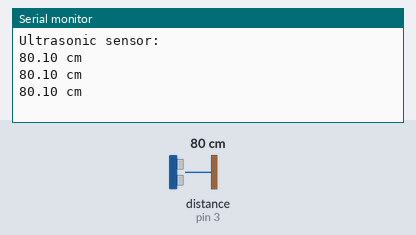
The sketch below on a simulated Arduino Uno, built with avr-gcc and run on an emulated ATmega328P. Parts: the last lines printed to the serial monitor. Wiring (inferred from the names in the program): ultrasonic range finder: trigger pin 2; echo pin 3. Inputs (shaded band) come from the test bench; at power-on: distance to the obstacle (sensor on pin 3) 80 cm. The echo pulse lasts 58.3 µs per cm.

Above: at 1.2 s.
1.3 s: distance to the obstacle (sensor on pin 3) set to 2 cm
At 1.88 s:
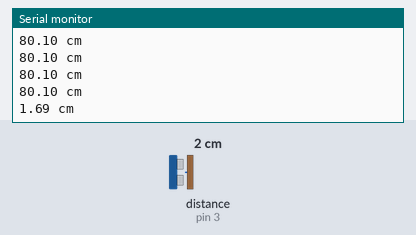
2.8 s: distance to the obstacle (sensor on pin 3) set to 4 cm
At 3.08 s:
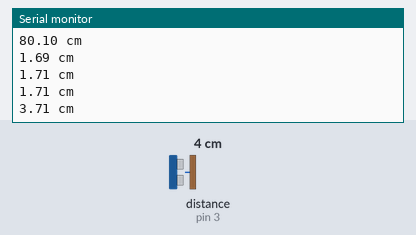
4.3 s: distance to the obstacle (sensor on pin 3) set to 120 cm
At 4.7 s:
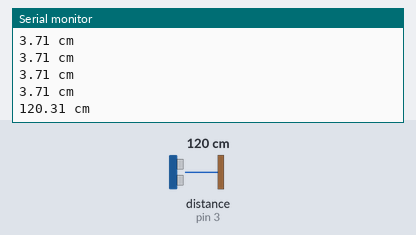
Timing chart, 0 to 7.3 s (numbered marks = the images above; inputs shaded):
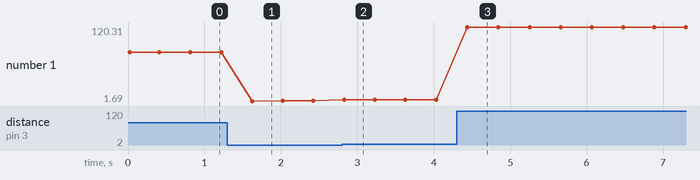

Measured:
- after the input at 1.3 s, the serial monitor: prints a new line after 0.32 s (image 1)
- after the input at 2.8 s, the serial monitor: prints a new line at once (image 2)
- after the input at 4.3 s, the serial monitor: prints a new line after 0.14 s (image 3)
- plotted number 1: 80.1 → 1.71 after the input at 1.3 s, 1.71 → 3.71 after the input at 2.8 s, 3.71 → 120.31 after the input at 4.3 s

The sketch:

SONER1.ino
```cpp
const int echoPin = 3;
const int trigPin = 2;

void setup() {
  Serial.begin(9600);                    // Start serial communication with a baud rate of 9600
  pinMode(echoPin, INPUT);               // Set echo pin as input
  pinMode(trigPin, OUTPUT);              // Set trig pin as output
  Serial.println("Ultrasonic sensor:");  // Print a message indicating the ultrasonic sensor is ready
}

void loop() {
  float distance = readDistance();       // Call the function to read the sensor data and get the distance

  if (distance > 400) {                  // Check if the distance is greater than 400 cm
    Serial.println("Out of Range");      // Print "Out of Range"
  } else {
    Serial.print(distance);              // Print the distance value
    Serial.println(" cm");               // Print " cm" to indicate the unit of measurement
  }

  delay(400);                            // Delay for 400 milliseconds before repeating the loop
}

// Function to read the sensor data and calculate the distance
float readDistance() {
  digitalWrite(trigPin, LOW);            // Set trig pin to low to ensure a clean pulse
  delayMicroseconds(2);                  // Delay for 2 microseconds
  digitalWrite(trigPin, HIGH);           // Send a 10 microsecond pulse by setting trig pin to high
  delayMicroseconds(10);
  digitalWrite(trigPin, LOW);            // Set trig pin back to low

  // Measure the pulse width of the echo pin and calculate the distance value
  float pulse_duration = pulseIn(echoPin, HIGH); // Read pulse duration
  float distance = pulse_duration / 58.00;       // Calculate the distance

  return distance;                               // Return the calculated distance
}
```

DHT11.ino
```cpp

```

Soccer.ino
```cpp

```

Temperature.ino
```cpp

```

soner.ino
```cpp

```
